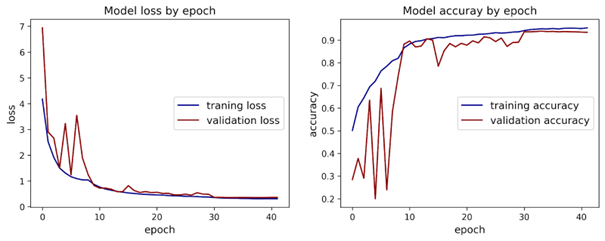
#> input picture app/Images/CNN_training.png, 605 x 241 px, found by its file name; its folder holds only this picture in this run
$ jupyter execute --allow-errors ML_Construction_Baseline_1_2.ipynb   (shell and % lines are left out)
#> lines starting #> are read from the running program, lines starting #| are printed output that depends on the picture
[cell 1]
#Installing kaggle library
#Uploading kaggle.json file (token to connect to kaggle)
from google.colab import files
files.upload()
#> the answer given: CNN_training.png
#> further down, image is the input picture: shape (241, 605, 3); mean B, G, R 245.7, 245, 246.7

[cell 2]
#Moving kaggle.json file to correct location
#Setting appropriate permissions

[cell 3]
#Downloading dataset

[cell 4]
#Unzipping dataset

[cell 5]
#Importing libraries
import os
import numpy as np
import pandas as pd
import matplotlib.pyplot as plt
import cv2

[cell 6]
#Setting folder path
folder_path = "/content/covid19_radiography/COVID-19_Radiography_Dataset"

[cell 7]
#Setting subfolder paths
subfolder_paths = ["COVID/images", "Lung_Opacity/images", "Normal/images", "Viral Pneumonia/images"]

[cell 8]
#Function to convert to graysscale
def convert_to_greyscale(img):
  grey_img = cv2.cvtColor(img, cv2.COLOR_BGR2GRAY)
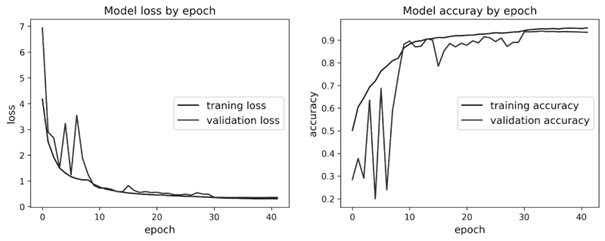
#> grey_img: shape (241, 605); min 0, max 255, mean 245.6
  return grey_img

[cell 9]
#Function to resize images
def resize_image(img, size):
#> called with size = (64, 64)
  resized_img = cv2.resize(img, size)
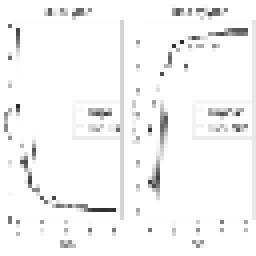
#> resized_img: shape (64, 64) (shown 4 times larger); min 39, max 255, mean 246.4
  return resized_img

[cell 10]
#Function to apply mask
def apply_mask(img, msk):
    #msk_resized = cv2.resize(msk, dsize = (299,299), interpolation = cv2.INTER_LINEAR)
    img_float = img.astype(np.float32)
    msk_img = cv2.bitwise_and(img_float, img_float, mask=msk)
    msk_img[msk == 0] = np.nan
    #Exclude the black pixels
    return msk_img

[cell 11]
#Function to normalize pixel values
def normalize_pixel(img):
  img = np.asarray(img)
  mini = np.nanmin(img)
#> mini = 39
  maxi = np.nanmax(img)
#> maxi = 255
  if maxi > mini:
      normalized_img = (img - mini) / (maxi - mini)
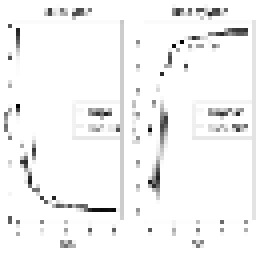
#> normalized_img: shape (64, 64) float64 (shown 4 times larger); min 0, max 1, mean 0.96
  else:
      normalized_img = np.zeros_like(img)
  return normalized_img

[cell 12]
#Function to retrieve pixel values
def get_1d_array(img):
  img_flattened = img.flatten()
#> img_flattened = 4096 values, max 1 at index 0, min 0 at index 1668, mean 0.96
  return img_flattened

[cell 13]
#Setting empty lists for pixel values, names and cases
pixel_values = []
image_names = []
case_names = []

[cell 14]
#Applying preprocessing steps to images and retrieving pixel values
for subfolder in subfolder_paths:
  #Setting subfolder path
  subfolder_path = os.path.join(folder_path, subfolder)
  subfolder_path_mask = f"{folder_path}/{subfolder.split('/')[0]}/masks"

  for img in os.listdir(subfolder_path):

    msk = img

    #Setting image path
    img_path = os.path.join(subfolder_path, img)
    msk_path = os.path.join(subfolder_path_mask, msk)
    #Getting image name
    img_string = img.split('.')[0]
    #Reading image
    image = cv2.imread(img_path)
    mask = cv2.imread(msk_path)
    #Converting to grayscale, resizing and normalizing images
    grey_img = convert_to_greyscale(image)
    #grey_msk = convert_to_greyscale(mask)
    resized_img = resize_image(grey_img, (64, 64))
    #resized_msk = resize_image(grey_msk, (64, 64))
    #mask_img = apply_mask(resized_img, resized_msk)
    norm_img = normalize_pixel(resized_img)
    #Retrieving pixel values, one d array
    one_d_array = get_1d_array(norm_img)
#> one_d_array has the same summary as img_flattened in get_1d_array
    #Adding pixel values, names and cases to respective lists
    pixel_values.append(one_d_array)
    image_names.append(img_string)
    case_names.append(img_string.split('-')[0])

[cell 15]
#Checking length of lists
print(len(pixel_values))
print(len(image_names))
print(len(case_names))

[cell 16]
#Checking first 1d array in list
print(len(pixel_values[0]))

[cell 17]
#Converting array into dataframe, adding Name and Case column
df = pd.DataFrame(pixel_values, columns=[f'PX_{i+1}' for i in range(len(pixel_values[0]))])
df['Name'] = image_names
df['Case'] = case_names
df = df[['Name'] + ['Case'] + [f'PX_{i+1}' for i in range(len(pixel_values[0]))]]

[cell 18]
#Checking na values
df.isna().sum().sum()

[cell 19]
#Checking first rows of datafram
df.head()

[cell 20]
#Getting info on dataframe
df.info()

[cell 21]
#Getting basic statistics of dataframe
df.describe()

[cell 22]
#Checking for duplicates
df.duplicated(subset = [f'PX_{i+1}' for i in range(len(pixel_values[0]))]).sum()

#additional duplicate identified: 1445 and 1448

#Removing duplicates
df = df.drop_duplicates(subset = [f'PX_{i+1}' for i in range(len(pixel_values[0]))], keep='first')

#Checking shape of df
df.shape
#> Out = (1, 4098)
